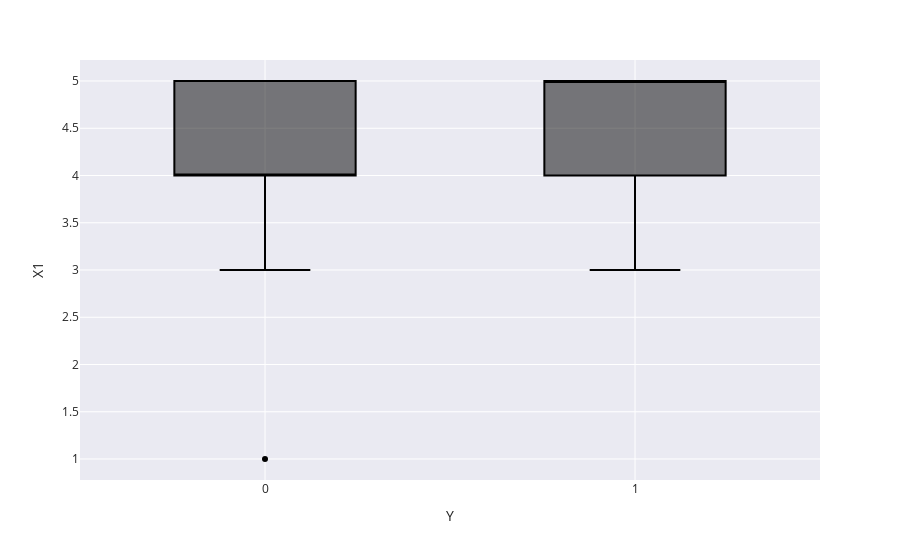

Here is the notebook cell this chart was saved with:
### Code cell
px.box(data,x=data["Y"],y=data[data.columns[1]]).update_traces(marker_color="black").update_layout(template="seaborn")

### Figure 1 — Plotly figure (JSON) as saved in the notebook; plotly's stock layout.template omitted (floating-point values rounded to 4 significant figures)
{"data": [{"alignmentgroup": "True", "hovertemplate": "Y=%{x}<br>X1=%{y}<extra></extra>", "legendgroup": "", "marker": {"color": "black"}, "name": "", "notched": false, "offsetgroup": "", "orientation": "v", "showlegend": false, "type": "box", "x": [0, 0, 1, 0, 0, 1, 0, 1, 0, 0, 0, 0, 1, 0, 0, 1, 0, 1, 0, 0, 1, 0, 0, 1, 1, 0, 1, 1, 1, 1, 0, 0, 1, 1, 1, 0, 1, 1, 1, 1, 0, 1, 0, 0, 1, 1, 1, 0, 1, 1, 1, 1, 1, 1, 1, 1, 0, 0, 1, 1, 0, 1, 1, 0, 1, 1, 0, 0, 1, 1, 1, 0, 1, 0, 1, 0, 0, 1, 0, 1, 1, 0, 1, 1, 0, 1, 1, 0, 0, 0, 0, 1, 1, 1, 0, 1, 0, 1, 1, 0, 1, 1, 0, 1, 0, 1, 1, 0, 0, 1, 0, 0, 0, 0, 0, 0, 1, 1, 1, 1, 0, 1, 1, 1, 0, 0], "x0": " ", "xaxis": "x", "y": [3, 3, 5, 5, 5, 5, 3, 5, 4, 4, 3, 4, 5, 4, 4, 3, 5, 5, 5, 4, 4, 4, 4, 5, 4, 3, 3, 3, 3, 5, 5, 4, 3, 3, 4, 4, 5, 5, 5, 4, 5, 4, 5, 4, 3, 5, 5, 1, 5, 5, 5, 5, 5, 5, 4, 4, 5, 4, 5, 5, 4, 5, 5, 5, 4, 4, 3, 4, 5, 5, 4, 4, 4, 5, 5, 3, 4, 5, 5, 5, 4, 3, 4, 5, 4, 5, 5, 4, 5, 3, 3, 5, 5, 5, 3, 5, 4, 5, 4, 3, 5, 5, 5, 4, 4, 5, 5, 4, 5, 5, 5, 5, 4, 5, 5, 5, 3, 5, 4, 5, 4, 5, 5, 5, 4, 5], "y0": " ", "yaxis": "y"}], "layout": {"boxmode": "group", "legend": {"tracegroupgap": 0}, "margin": {"t": 60}, "xaxis": {"anchor": "y", "domain": [0, 1], "title": {"text": "Y"}}, "yaxis": {"anchor": "x", "domain": [0, 1], "title": {"text": "X1"}}}}
